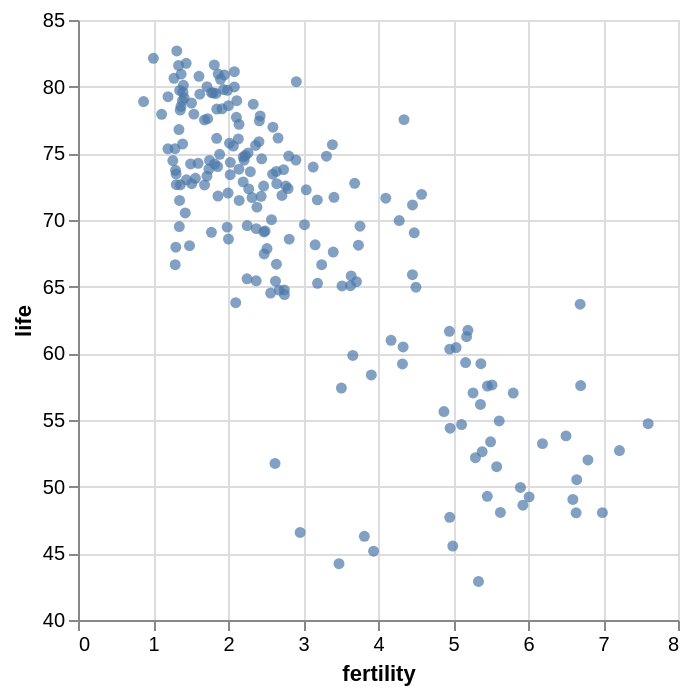

Here is the notebook cell this chart was saved with:
### Code cell
alt.Chart(df_year).mark_circle().encode(
    x= alt.X('fertility:Q'),
    y=alt.Y(field='life', type='quantitative', scale=alt.Scale(zero=False)),
    tooltip=['Country:N']
)

### Figure 1 — Vega-Lite specification as saved in the notebook (floating-point values rounded to 4 significant figures; data arrays with more than 128 entries replaced by an {"elided": "..."} marker saying what was removed)
{"config": {"view": {"continuousWidth": 300, "continuousHeight": 300}}, "data": {"name": "data-8a4e0ea2c49ee6424bb0ce3279dd0e8c"}, "mark": {"type": "circle"}, "encoding": {"tooltip": [{"field": "Country", "type": "nominal"}], "x": {"field": "fertility", "type": "quantitative"}, "y": {"field": "life", "scale": {"zero": false}, "type": "quantitative"}}, "$schema": "https://vega.github.io/schema/vega-lite/v5.20.1.json", "datasets": {"data-8a4e0ea2c49ee6424bb0ce3279dd0e8c": {"elided": "204 records"}}}
